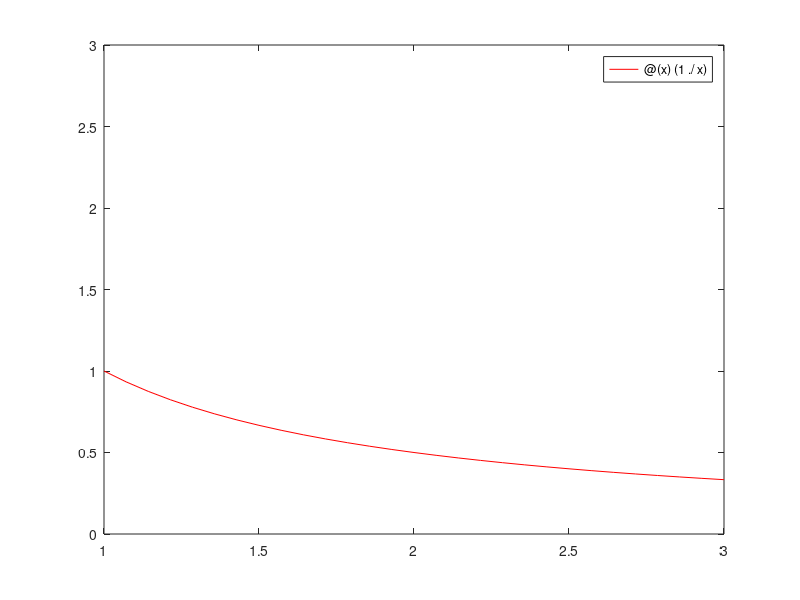

This figure's MATLAB source: (Note: this script raises an error after producing the figure.)
# 1/xをx0=1中心でテイラー展開し、x0=1の近傍以外では近似
# されないことを確認する

range=[1,3, 0, 3]

fun=@(x) (1./x)

fun_tail0 = @(x) (fun(x0));
fun_tail1 = @(x) (fun_tail0(x) -1/x0* (x-x0));
fun_tail2 = @(x) (fun_tail1(x)+ 1/x0^2 *(x-x0).^2);
fun_tail3 = @(x) (fun_tail2(x)- 1/x0^3 *(x-x0).^3);
fun_tail4 = @(x) (fun_tail3(x)+ 1/x0^4 *(x-x0).^4);
fun_tail5 = @(x) (fun_tail4(x)- 1/x0^5 *(x-x0).^5);
fun_tail6 = @(x) (fun_tail5(x)+ 1/x0^6 *(x-x0).^6);
fun_tail7 = @(x) (fun_tail6(x)- 1/x0^7 *(x-x0).^7);
fun_tail8 = @(x) (fun_tail7(x)+ 1/x0^8 *(x-x0).^8);
fun_tail9 = @(x) (fun_tail8(x)- 1/x0^9 *(x-x0).^9);
fun_tail10 = @(x) (fun_tail9(x)+ 1/x0^10 *(x-x0).^10);

hold off
fplot(fun, range, "r")

hold on
#fplot(fun_tail0, xrange, "b")
fplot(fun_tail1, xrange, "b")
fplot(fun_tail2, xrange, "b")
fplot(fun_tail3, xrange, "b")
fplot(fun_tail4, xrange, "b")
fplot(fun_tail5, xrange, "b")
fplot(fun_tail6, xrange, "b")
fplot(fun_tail7, xrange, "b")
fplot(fun_tail8, xrange, "b")
fplot(fun_tail9, xrange, "b")
fplot(fun_tail10, xrange, "b")


